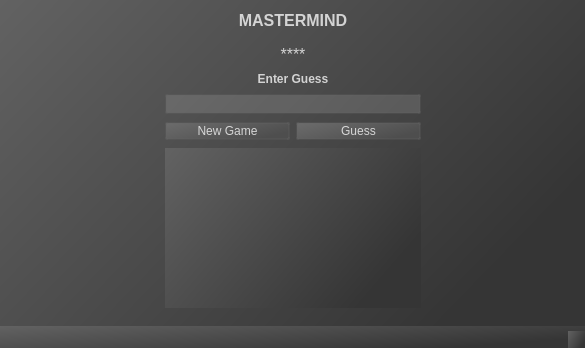
<?xml version="1.0" encoding="UTF-8"?>
<ui version="4.0">
 <class>MainWindow</class>
 <widget class="QMainWindow" name="MainWindow">
  <property name="geometry">
   <rect>
    <x>0</x>
    <y>0</y>
    <width>585</width>
    <height>348</height>
   </rect>
  </property>
  <property name="windowTitle">
   <string>MainWindow</string>
  </property>
  <property name="styleSheet">
   <string notr="true">QWidget {    
	background-color: qlineargradient(spread:pad, x1:1, y1:0.539, x2:0, y2:0, stop:0 rgba(53, 53, 53, 255), stop:1 rgba(98, 98, 98, 255));
    color: rgba(255, 255, 255, 192);
	border: none;
}

QLineEdit {
    background-color: rgba(255, 255, 255, 32);
	border: 2px solid rgba(98, 98, 98, 64);
	border-radius: 2px;
}

QLineEdit::hover {
    background-color: rgba(255, 255, 255, 37);
}

QLabel {
	background-color: transparent;
    font: bold;
}

QPushButton {
	background-color: qlineargradient(spread:pad, x1:1, y1:0.539, x2:0, y2:0, stop:0 rgba(78, 78, 78, 255), stop:1 rgba(108, 108, 108, 255));
	border: 2px solid rgba(98, 98, 98, 64);
	border-radius: 2px;
    padding-left: 8px;
    padding-right: 8px;
}

QPushButton::hover {
	background-color: qlineargradient(spread:pad, x1:1, y1:0.539, x2:0, y2:0, stop:0 rgba(81, 81, 81, 255), stop:1 rgba(118, 118, 118, 255));
}</string>
  </property>
  <widget class="QWidget" name="centralWidget">
   <layout class="QGridLayout" name="gridLayout">
    <property name="spacing">
     <number>8</number>
    </property>
    <item row="5" column="1">
     <widget class="QLabel" name="enterGuessLabel">
      <property name="text">
       <string>Enter Guess</string>
      </property>
      <property name="alignment">
       <set>Qt::AlignCenter</set>
      </property>
     </widget>
    </item>
    <item row="10" column="1">
     <spacer name="bottomSpacer">
      <property name="orientation">
       <enum>Qt::Vertical</enum>
      </property>
      <property name="sizeHint" stdset="0">
       <size>
        <width>20</width>
        <height>40</height>
       </size>
      </property>
     </spacer>
    </item>
    <item row="7" column="0">
     <spacer name="leftSpacer">
      <property name="orientation">
       <enum>Qt::Horizontal</enum>
      </property>
      <property name="sizeHint" stdset="0">
       <size>
        <width>40</width>
        <height>20</height>
       </size>
      </property>
     </spacer>
    </item>
    <item row="7" column="2">
     <spacer name="rightSpacer">
      <property name="orientation">
       <enum>Qt::Horizontal</enum>
      </property>
      <property name="sizeHint" stdset="0">
       <size>
        <width>40</width>
        <height>20</height>
       </size>
      </property>
     </spacer>
    </item>
    <item row="7" column="1">
     <widget class="QLineEdit" name="lineEdit"/>
    </item>
    <item row="0" column="1">
     <widget class="QLabel" name="titleLabel">
      <property name="styleSheet">
       <string notr="true">font-size: 16px;</string>
      </property>
      <property name="text">
       <string>MASTERMIND</string>
      </property>
      <property name="scaledContents">
       <bool>false</bool>
      </property>
      <property name="alignment">
       <set>Qt::AlignCenter</set>
      </property>
     </widget>
    </item>
    <item row="8" column="1">
     <layout class="QHBoxLayout" name="buttonHBox">
      <item>
       <widget class="QPushButton" name="newGameBtn">
        <property name="text">
         <string>New Game</string>
        </property>
       </widget>
      </item>
      <item>
       <widget class="QPushButton" name="guessBtn">
        <property name="text">
         <string>Guess</string>
        </property>
       </widget>
      </item>
     </layout>
    </item>
    <item row="2" column="1">
     <spacer name="topSpacer">
      <property name="orientation">
       <enum>Qt::Vertical</enum>
      </property>
      <property name="sizeHint" stdset="0">
       <size>
        <width>20</width>
        <height>40</height>
       </size>
      </property>
     </spacer>
    </item>
    <item row="3" column="1">
     <widget class="QLabel" name="feedback">
      <property name="styleSheet">
       <string notr="true">font-size: 16px;
font: basic;</string>
      </property>
      <property name="text">
       <string>****</string>
      </property>
      <property name="alignment">
       <set>Qt::AlignCenter</set>
      </property>
     </widget>
    </item>
    <item row="4" column="1">
     <spacer name="centerSpacer">
      <property name="orientation">
       <enum>Qt::Vertical</enum>
      </property>
      <property name="sizeType">
       <enum>QSizePolicy::Preferred</enum>
      </property>
      <property name="sizeHint" stdset="0">
       <size>
        <width>20</width>
        <height>20</height>
       </size>
      </property>
     </spacer>
    </item>
    <item row="9" column="1">
     <widget class="QTextEdit" name="pastGuesses"/>
    </item>
   </layout>
  </widget>
  <widget class="QMenuBar" name="menuBar">
   <property name="geometry">
    <rect>
     <x>0</x>
     <y>0</y>
     <width>585</width>
     <height>22</height>
    </rect>
   </property>
  </widget>
  <widget class="QStatusBar" name="statusBar"/>
 </widget>
 <layoutdefault spacing="6" margin="11"/>
 <resources/>
 <connections/>
</ui>
